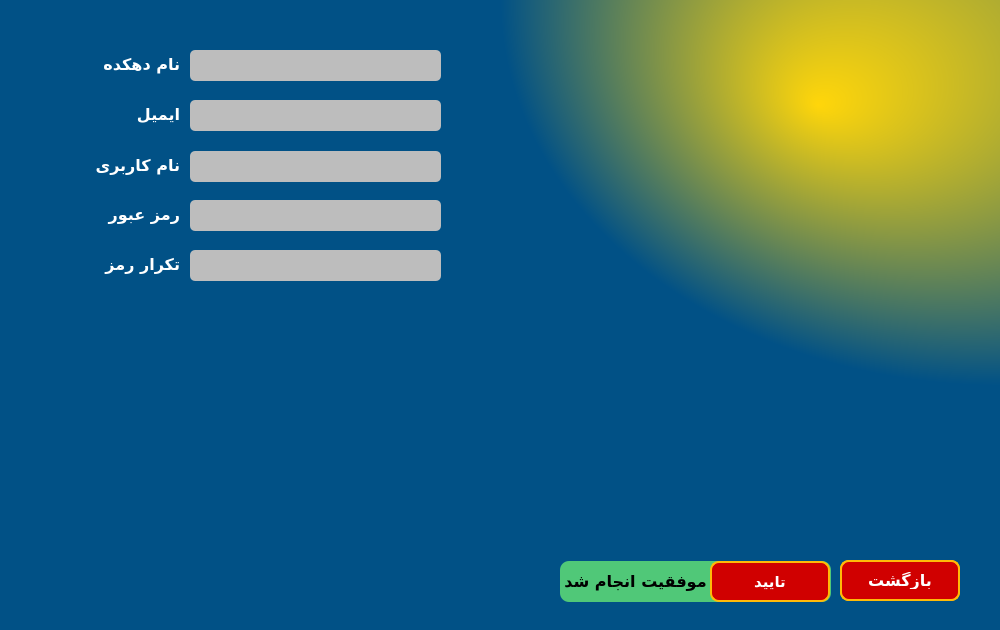
<?xml version="1.0" encoding="UTF-8"?>
<ui version="4.0">
 <class>Signup</class>
 <widget class="QWidget" name="Signup">
  <property name="geometry">
   <rect>
    <x>0</x>
    <y>0</y>
    <width>1000</width>
    <height>630</height>
   </rect>
  </property>
  <property name="minimumSize">
   <size>
    <width>1000</width>
    <height>630</height>
   </size>
  </property>
  <property name="maximumSize">
   <size>
    <width>1000</width>
    <height>630</height>
   </size>
  </property>
  <property name="windowTitle">
   <string>Form</string>
  </property>
  <widget class="QLabel" name="garbage">
   <property name="geometry">
    <rect>
     <x>170</x>
     <y>141</y>
     <width>91</width>
     <height>71</height>
    </rect>
   </property>
   <property name="styleSheet">
    <string notr="true">background-color: rgb(1, 81, 134);</string>
   </property>
   <property name="text">
    <string/>
   </property>
  </widget>
  <widget class="QLabel" name="name">
   <property name="geometry">
    <rect>
     <x>90</x>
     <y>49</y>
     <width>90</width>
     <height>30</height>
    </rect>
   </property>
   <property name="font">
    <font>
     <family>B Koodak</family>
     <pointsize>12</pointsize>
     <weight>75</weight>
     <bold>true</bold>
    </font>
   </property>
   <property name="styleSheet">
    <string notr="true">color: rgb(255, 255, 255);</string>
   </property>
   <property name="midLineWidth">
    <number>0</number>
   </property>
   <property name="text">
    <string>نام دهکده</string>
   </property>
   <property name="textFormat">
    <enum>Qt::PlainText</enum>
   </property>
   <property name="alignment">
    <set>Qt::AlignLeading|Qt::AlignLeft|Qt::AlignVCenter</set>
   </property>
  </widget>
  <widget class="QLineEdit" name="inputName">
   <property name="geometry">
    <rect>
     <x>190</x>
     <y>50</y>
     <width>251</width>
     <height>31</height>
    </rect>
   </property>
   <property name="palette">
    <palette>
     <active>
      <colorrole role="Button">
       <brush brushstyle="SolidPattern">
        <color alpha="255">
         <red>189</red>
         <green>189</green>
         <blue>189</blue>
        </color>
       </brush>
      </colorrole>
      <colorrole role="Base">
       <brush brushstyle="SolidPattern">
        <color alpha="255">
         <red>189</red>
         <green>189</green>
         <blue>189</blue>
        </color>
       </brush>
      </colorrole>
      <colorrole role="Window">
       <brush brushstyle="SolidPattern">
        <color alpha="255">
         <red>189</red>
         <green>189</green>
         <blue>189</blue>
        </color>
       </brush>
      </colorrole>
      <colorrole role="PlaceholderText">
       <brush brushstyle="SolidPattern">
        <color alpha="128">
         <red>127</red>
         <green>127</green>
         <blue>127</blue>
        </color>
       </brush>
      </colorrole>
     </active>
     <inactive>
      <colorrole role="Button">
       <brush brushstyle="SolidPattern">
        <color alpha="255">
         <red>189</red>
         <green>189</green>
         <blue>189</blue>
        </color>
       </brush>
      </colorrole>
      <colorrole role="Base">
       <brush brushstyle="SolidPattern">
        <color alpha="255">
         <red>189</red>
         <green>189</green>
         <blue>189</blue>
        </color>
       </brush>
      </colorrole>
      <colorrole role="Window">
       <brush brushstyle="SolidPattern">
        <color alpha="255">
         <red>189</red>
         <green>189</green>
         <blue>189</blue>
        </color>
       </brush>
      </colorrole>
      <colorrole role="PlaceholderText">
       <brush brushstyle="SolidPattern">
        <color alpha="128">
         <red>127</red>
         <green>127</green>
         <blue>127</blue>
        </color>
       </brush>
      </colorrole>
     </inactive>
     <disabled>
      <colorrole role="Button">
       <brush brushstyle="SolidPattern">
        <color alpha="255">
         <red>189</red>
         <green>189</green>
         <blue>189</blue>
        </color>
       </brush>
      </colorrole>
      <colorrole role="Base">
       <brush brushstyle="SolidPattern">
        <color alpha="255">
         <red>189</red>
         <green>189</green>
         <blue>189</blue>
        </color>
       </brush>
      </colorrole>
      <colorrole role="Window">
       <brush brushstyle="SolidPattern">
        <color alpha="255">
         <red>189</red>
         <green>189</green>
         <blue>189</blue>
        </color>
       </brush>
      </colorrole>
      <colorrole role="PlaceholderText">
       <brush brushstyle="SolidPattern">
        <color alpha="128">
         <red>127</red>
         <green>127</green>
         <blue>127</blue>
        </color>
       </brush>
      </colorrole>
     </disabled>
    </palette>
   </property>
   <property name="font">
    <font>
     <family>Arial Rounded MT Bold</family>
     <pointsize>11</pointsize>
     <weight>50</weight>
     <bold>false</bold>
    </font>
   </property>
   <property name="focusPolicy">
    <enum>Qt::StrongFocus</enum>
   </property>
   <property name="styleSheet">
    <string notr="true">background-color: rgb(189, 189, 189);
border:3px;
border-radius:5px

</string>
   </property>
   <property name="maxLength">
    <number>20</number>
   </property>
   <property name="echoMode">
    <enum>QLineEdit::Normal</enum>
   </property>
   <property name="cursorPosition">
    <number>0</number>
   </property>
   <property name="alignment">
    <set>Qt::AlignLeading|Qt::AlignLeft|Qt::AlignVCenter</set>
   </property>
   <property name="dragEnabled">
    <bool>false</bool>
   </property>
   <property name="cursorMoveStyle">
    <enum>Qt::LogicalMoveStyle</enum>
   </property>
   <property name="clearButtonEnabled">
    <bool>true</bool>
   </property>
  </widget>
  <widget class="QLabel" name="password_2">
   <property name="geometry">
    <rect>
     <x>90</x>
     <y>249</y>
     <width>90</width>
     <height>30</height>
    </rect>
   </property>
   <property name="font">
    <font>
     <family>B Koodak</family>
     <pointsize>12</pointsize>
     <weight>75</weight>
     <bold>true</bold>
    </font>
   </property>
   <property name="styleSheet">
    <string notr="true">color: rgb(255, 255, 255);</string>
   </property>
   <property name="midLineWidth">
    <number>0</number>
   </property>
   <property name="text">
    <string>تکرار رمز </string>
   </property>
   <property name="textFormat">
    <enum>Qt::PlainText</enum>
   </property>
   <property name="alignment">
    <set>Qt::AlignLeading|Qt::AlignLeft|Qt::AlignVCenter</set>
   </property>
  </widget>
  <widget class="QPushButton" name="acceptKey">
   <property name="geometry">
    <rect>
     <x>710</x>
     <y>561</y>
     <width>120</width>
     <height>41</height>
    </rect>
   </property>
   <property name="font">
    <font>
     <family>B Koodak</family>
     <pointsize>11</pointsize>
     <weight>75</weight>
     <bold>true</bold>
    </font>
   </property>
   <property name="cursor">
    <cursorShape>PointingHandCursor</cursorShape>
   </property>
   <property name="focusPolicy">
    <enum>Qt::NoFocus</enum>
   </property>
   <property name="autoFillBackground">
    <bool>false</bool>
   </property>
   <property name="styleSheet">
    <string notr="true">color:#ffffff;
background-color: #d00000;
padding:10px 20px;
border:2px solid #ffba08;
border-radius: 9px


</string>
   </property>
   <property name="text">
    <string>تایید</string>
   </property>
   <property name="shortcut">
    <string>Enter</string>
   </property>
   <property name="autoDefault">
    <bool>false</bool>
   </property>
   <property name="flat">
    <bool>false</bool>
   </property>
  </widget>
  <widget class="QLabel" name="username">
   <property name="geometry">
    <rect>
     <x>90</x>
     <y>150</y>
     <width>90</width>
     <height>30</height>
    </rect>
   </property>
   <property name="font">
    <font>
     <family>B Koodak</family>
     <pointsize>12</pointsize>
     <weight>75</weight>
     <bold>true</bold>
    </font>
   </property>
   <property name="styleSheet">
    <string notr="true">color: rgb(255, 255, 255);</string>
   </property>
   <property name="midLineWidth">
    <number>0</number>
   </property>
   <property name="text">
    <string>نام کاربری</string>
   </property>
   <property name="textFormat">
    <enum>Qt::PlainText</enum>
   </property>
   <property name="alignment">
    <set>Qt::AlignLeading|Qt::AlignLeft|Qt::AlignVCenter</set>
   </property>
  </widget>
  <widget class="QPushButton" name="returnKey">
   <property name="geometry">
    <rect>
     <x>840</x>
     <y>560</y>
     <width>120</width>
     <height>41</height>
    </rect>
   </property>
   <property name="font">
    <font>
     <family>B Koodak</family>
     <pointsize>12</pointsize>
     <weight>75</weight>
     <bold>true</bold>
    </font>
   </property>
   <property name="cursor">
    <cursorShape>PointingHandCursor</cursorShape>
   </property>
   <property name="focusPolicy">
    <enum>Qt::NoFocus</enum>
   </property>
   <property name="autoFillBackground">
    <bool>false</bool>
   </property>
   <property name="styleSheet">
    <string notr="true">color:#ffffff;
background-color: #d00000;
padding:10px 20px;
border:2px solid #ffba08;
border-radius: 9px


</string>
   </property>
   <property name="text">
    <string>بازگشت</string>
   </property>
   <property name="shortcut">
    <string>Esc</string>
   </property>
   <property name="autoDefault">
    <bool>false</bool>
   </property>
   <property name="flat">
    <bool>false</bool>
   </property>
  </widget>
  <widget class="QLabel" name="message">
   <property name="enabled">
    <bool>true</bool>
   </property>
   <property name="geometry">
    <rect>
     <x>560</x>
     <y>561</y>
     <width>271</width>
     <height>41</height>
    </rect>
   </property>
   <property name="palette">
    <palette>
     <active>
      <colorrole role="Button">
       <brush brushstyle="SolidPattern">
        <color alpha="255">
         <red>80</red>
         <green>200</green>
         <blue>120</blue>
        </color>
       </brush>
      </colorrole>
      <colorrole role="Base">
       <brush brushstyle="SolidPattern">
        <color alpha="255">
         <red>80</red>
         <green>200</green>
         <blue>120</blue>
        </color>
       </brush>
      </colorrole>
      <colorrole role="Window">
       <brush brushstyle="SolidPattern">
        <color alpha="255">
         <red>80</red>
         <green>200</green>
         <blue>120</blue>
        </color>
       </brush>
      </colorrole>
     </active>
     <inactive>
      <colorrole role="Button">
       <brush brushstyle="SolidPattern">
        <color alpha="255">
         <red>80</red>
         <green>200</green>
         <blue>120</blue>
        </color>
       </brush>
      </colorrole>
      <colorrole role="Base">
       <brush brushstyle="SolidPattern">
        <color alpha="255">
         <red>80</red>
         <green>200</green>
         <blue>120</blue>
        </color>
       </brush>
      </colorrole>
      <colorrole role="Window">
       <brush brushstyle="SolidPattern">
        <color alpha="255">
         <red>80</red>
         <green>200</green>
         <blue>120</blue>
        </color>
       </brush>
      </colorrole>
     </inactive>
     <disabled>
      <colorrole role="Button">
       <brush brushstyle="SolidPattern">
        <color alpha="255">
         <red>80</red>
         <green>200</green>
         <blue>120</blue>
        </color>
       </brush>
      </colorrole>
      <colorrole role="Base">
       <brush brushstyle="SolidPattern">
        <color alpha="255">
         <red>80</red>
         <green>200</green>
         <blue>120</blue>
        </color>
       </brush>
      </colorrole>
      <colorrole role="Window">
       <brush brushstyle="SolidPattern">
        <color alpha="255">
         <red>80</red>
         <green>200</green>
         <blue>120</blue>
        </color>
       </brush>
      </colorrole>
     </disabled>
    </palette>
   </property>
   <property name="font">
    <font>
     <family>B Koodak</family>
     <pointsize>12</pointsize>
     <weight>75</weight>
     <bold>true</bold>
    </font>
   </property>
   <property name="styleSheet">
    <string notr="true">background-color: rgb(80, 200, 120);
border-radius:9px</string>
   </property>
   <property name="text">
    <string>ثبت نام شما با موفقیت انجام شد</string>
   </property>
   <property name="scaledContents">
    <bool>true</bool>
   </property>
   <property name="alignment">
    <set>Qt::AlignCenter</set>
   </property>
  </widget>
  <widget class="QLineEdit" name="inputPassword">
   <property name="geometry">
    <rect>
     <x>190</x>
     <y>200</y>
     <width>251</width>
     <height>31</height>
    </rect>
   </property>
   <property name="palette">
    <palette>
     <active>
      <colorrole role="Button">
       <brush brushstyle="SolidPattern">
        <color alpha="255">
         <red>189</red>
         <green>189</green>
         <blue>189</blue>
        </color>
       </brush>
      </colorrole>
      <colorrole role="Base">
       <brush brushstyle="SolidPattern">
        <color alpha="255">
         <red>189</red>
         <green>189</green>
         <blue>189</blue>
        </color>
       </brush>
      </colorrole>
      <colorrole role="Window">
       <brush brushstyle="SolidPattern">
        <color alpha="255">
         <red>189</red>
         <green>189</green>
         <blue>189</blue>
        </color>
       </brush>
      </colorrole>
      <colorrole role="PlaceholderText">
       <brush brushstyle="SolidPattern">
        <color alpha="128">
         <red>127</red>
         <green>127</green>
         <blue>127</blue>
        </color>
       </brush>
      </colorrole>
     </active>
     <inactive>
      <colorrole role="Button">
       <brush brushstyle="SolidPattern">
        <color alpha="255">
         <red>189</red>
         <green>189</green>
         <blue>189</blue>
        </color>
       </brush>
      </colorrole>
      <colorrole role="Base">
       <brush brushstyle="SolidPattern">
        <color alpha="255">
         <red>189</red>
         <green>189</green>
         <blue>189</blue>
        </color>
       </brush>
      </colorrole>
      <colorrole role="Window">
       <brush brushstyle="SolidPattern">
        <color alpha="255">
         <red>189</red>
         <green>189</green>
         <blue>189</blue>
        </color>
       </brush>
      </colorrole>
      <colorrole role="PlaceholderText">
       <brush brushstyle="SolidPattern">
        <color alpha="128">
         <red>127</red>
         <green>127</green>
         <blue>127</blue>
        </color>
       </brush>
      </colorrole>
     </inactive>
     <disabled>
      <colorrole role="Button">
       <brush brushstyle="SolidPattern">
        <color alpha="255">
         <red>189</red>
         <green>189</green>
         <blue>189</blue>
        </color>
       </brush>
      </colorrole>
      <colorrole role="Base">
       <brush brushstyle="SolidPattern">
        <color alpha="255">
         <red>189</red>
         <green>189</green>
         <blue>189</blue>
        </color>
       </brush>
      </colorrole>
      <colorrole role="Window">
       <brush brushstyle="SolidPattern">
        <color alpha="255">
         <red>189</red>
         <green>189</green>
         <blue>189</blue>
        </color>
       </brush>
      </colorrole>
      <colorrole role="PlaceholderText">
       <brush brushstyle="SolidPattern">
        <color alpha="128">
         <red>127</red>
         <green>127</green>
         <blue>127</blue>
        </color>
       </brush>
      </colorrole>
     </disabled>
    </palette>
   </property>
   <property name="font">
    <font>
     <family>Arial Rounded MT Bold</family>
     <pointsize>11</pointsize>
     <weight>50</weight>
     <bold>false</bold>
    </font>
   </property>
   <property name="focusPolicy">
    <enum>Qt::StrongFocus</enum>
   </property>
   <property name="styleSheet">
    <string notr="true">background-color: rgb(189, 189, 189);
border:3px;
border-radius:5px

</string>
   </property>
   <property name="maxLength">
    <number>20</number>
   </property>
   <property name="echoMode">
    <enum>QLineEdit::Password</enum>
   </property>
   <property name="cursorPosition">
    <number>0</number>
   </property>
   <property name="alignment">
    <set>Qt::AlignLeading|Qt::AlignLeft|Qt::AlignVCenter</set>
   </property>
   <property name="clearButtonEnabled">
    <bool>true</bool>
   </property>
  </widget>
  <widget class="QPushButton" name="nextKey">
   <property name="enabled">
    <bool>true</bool>
   </property>
   <property name="geometry">
    <rect>
     <x>840</x>
     <y>560</y>
     <width>120</width>
     <height>41</height>
    </rect>
   </property>
   <property name="font">
    <font>
     <family>B Koodak</family>
     <pointsize>11</pointsize>
     <weight>75</weight>
     <bold>true</bold>
    </font>
   </property>
   <property name="cursor">
    <cursorShape>PointingHandCursor</cursorShape>
   </property>
   <property name="focusPolicy">
    <enum>Qt::NoFocus</enum>
   </property>
   <property name="autoFillBackground">
    <bool>false</bool>
   </property>
   <property name="styleSheet">
    <string notr="true">color:#ffffff;
background-color: #d00000;
padding:10px 20px;
border:2px solid #ffba08;
border-radius: 9px


</string>
   </property>
   <property name="text">
    <string>بعدی</string>
   </property>
   <property name="shortcut">
    <string>Enter</string>
   </property>
   <property name="autoDefault">
    <bool>false</bool>
   </property>
   <property name="flat">
    <bool>false</bool>
   </property>
  </widget>
  <widget class="QLabel" name="pic">
   <property name="geometry">
    <rect>
     <x>0</x>
     <y>0</y>
     <width>1001</width>
     <height>771</height>
    </rect>
   </property>
   <property name="font">
    <font>
     <family>B Koodak</family>
     <pointsize>11</pointsize>
     <weight>75</weight>
     <bold>true</bold>
    </font>
   </property>
   <property name="focusPolicy">
    <enum>Qt::NoFocus</enum>
   </property>
   <property name="styleSheet">
    <string notr="true">background-color: qradialgradient(spread:pad, cx:1, cy:0, radius:0.5, fx:0.817, fy:0.136273, stop:0 rgba(255, 214, 10, 255), stop:1 rgba(1, 81, 134, 255));</string>
   </property>
   <property name="text">
    <string/>
   </property>
   <property name="pixmap">
    <pixmap resource="pic.qrc">:/LoginSignup/Signup</pixmap>
   </property>
   <property name="scaledContents">
    <bool>true</bool>
   </property>
  </widget>
  <widget class="QLineEdit" name="inputUsername">
   <property name="geometry">
    <rect>
     <x>190</x>
     <y>151</y>
     <width>251</width>
     <height>31</height>
    </rect>
   </property>
   <property name="palette">
    <palette>
     <active>
      <colorrole role="Button">
       <brush brushstyle="SolidPattern">
        <color alpha="255">
         <red>189</red>
         <green>189</green>
         <blue>189</blue>
        </color>
       </brush>
      </colorrole>
      <colorrole role="Base">
       <brush brushstyle="SolidPattern">
        <color alpha="255">
         <red>189</red>
         <green>189</green>
         <blue>189</blue>
        </color>
       </brush>
      </colorrole>
      <colorrole role="Window">
       <brush brushstyle="SolidPattern">
        <color alpha="255">
         <red>189</red>
         <green>189</green>
         <blue>189</blue>
        </color>
       </brush>
      </colorrole>
      <colorrole role="PlaceholderText">
       <brush brushstyle="SolidPattern">
        <color alpha="128">
         <red>127</red>
         <green>127</green>
         <blue>127</blue>
        </color>
       </brush>
      </colorrole>
     </active>
     <inactive>
      <colorrole role="Button">
       <brush brushstyle="SolidPattern">
        <color alpha="255">
         <red>189</red>
         <green>189</green>
         <blue>189</blue>
        </color>
       </brush>
      </colorrole>
      <colorrole role="Base">
       <brush brushstyle="SolidPattern">
        <color alpha="255">
         <red>189</red>
         <green>189</green>
         <blue>189</blue>
        </color>
       </brush>
      </colorrole>
      <colorrole role="Window">
       <brush brushstyle="SolidPattern">
        <color alpha="255">
         <red>189</red>
         <green>189</green>
         <blue>189</blue>
        </color>
       </brush>
      </colorrole>
      <colorrole role="PlaceholderText">
       <brush brushstyle="SolidPattern">
        <color alpha="128">
         <red>127</red>
         <green>127</green>
         <blue>127</blue>
        </color>
       </brush>
      </colorrole>
     </inactive>
     <disabled>
      <colorrole role="Button">
       <brush brushstyle="SolidPattern">
        <color alpha="255">
         <red>189</red>
         <green>189</green>
         <blue>189</blue>
        </color>
       </brush>
      </colorrole>
      <colorrole role="Base">
       <brush brushstyle="SolidPattern">
        <color alpha="255">
         <red>189</red>
         <green>189</green>
         <blue>189</blue>
        </color>
       </brush>
      </colorrole>
      <colorrole role="Window">
       <brush brushstyle="SolidPattern">
        <color alpha="255">
         <red>189</red>
         <green>189</green>
         <blue>189</blue>
        </color>
       </brush>
      </colorrole>
      <colorrole role="PlaceholderText">
       <brush brushstyle="SolidPattern">
        <color alpha="128">
         <red>127</red>
         <green>127</green>
         <blue>127</blue>
        </color>
       </brush>
      </colorrole>
     </disabled>
    </palette>
   </property>
   <property name="font">
    <font>
     <family>Arial Rounded MT Bold</family>
     <pointsize>11</pointsize>
     <weight>50</weight>
     <bold>false</bold>
    </font>
   </property>
   <property name="focusPolicy">
    <enum>Qt::StrongFocus</enum>
   </property>
   <property name="styleSheet">
    <string notr="true">background-color: rgb(189, 189, 189);
border:3px;
border-radius:5px

</string>
   </property>
   <property name="maxLength">
    <number>20</number>
   </property>
   <property name="echoMode">
    <enum>QLineEdit::Normal</enum>
   </property>
   <property name="cursorPosition">
    <number>0</number>
   </property>
   <property name="alignment">
    <set>Qt::AlignLeading|Qt::AlignLeft|Qt::AlignVCenter</set>
   </property>
   <property name="dragEnabled">
    <bool>false</bool>
   </property>
   <property name="cursorMoveStyle">
    <enum>Qt::LogicalMoveStyle</enum>
   </property>
   <property name="clearButtonEnabled">
    <bool>true</bool>
   </property>
  </widget>
  <widget class="QLineEdit" name="inputRepeat">
   <property name="geometry">
    <rect>
     <x>190</x>
     <y>250</y>
     <width>251</width>
     <height>31</height>
    </rect>
   </property>
   <property name="palette">
    <palette>
     <active>
      <colorrole role="Button">
       <brush brushstyle="SolidPattern">
        <color alpha="255">
         <red>189</red>
         <green>189</green>
         <blue>189</blue>
        </color>
       </brush>
      </colorrole>
      <colorrole role="Base">
       <brush brushstyle="SolidPattern">
        <color alpha="255">
         <red>189</red>
         <green>189</green>
         <blue>189</blue>
        </color>
       </brush>
      </colorrole>
      <colorrole role="Window">
       <brush brushstyle="SolidPattern">
        <color alpha="255">
         <red>189</red>
         <green>189</green>
         <blue>189</blue>
        </color>
       </brush>
      </colorrole>
      <colorrole role="PlaceholderText">
       <brush brushstyle="SolidPattern">
        <color alpha="128">
         <red>127</red>
         <green>127</green>
         <blue>127</blue>
        </color>
       </brush>
      </colorrole>
     </active>
     <inactive>
      <colorrole role="Button">
       <brush brushstyle="SolidPattern">
        <color alpha="255">
         <red>189</red>
         <green>189</green>
         <blue>189</blue>
        </color>
       </brush>
      </colorrole>
      <colorrole role="Base">
       <brush brushstyle="SolidPattern">
        <color alpha="255">
         <red>189</red>
         <green>189</green>
         <blue>189</blue>
        </color>
       </brush>
      </colorrole>
      <colorrole role="Window">
       <brush brushstyle="SolidPattern">
        <color alpha="255">
         <red>189</red>
         <green>189</green>
         <blue>189</blue>
        </color>
       </brush>
      </colorrole>
      <colorrole role="PlaceholderText">
       <brush brushstyle="SolidPattern">
        <color alpha="128">
         <red>127</red>
         <green>127</green>
         <blue>127</blue>
        </color>
       </brush>
      </colorrole>
     </inactive>
     <disabled>
      <colorrole role="Button">
       <brush brushstyle="SolidPattern">
        <color alpha="255">
         <red>189</red>
         <green>189</green>
         <blue>189</blue>
        </color>
       </brush>
      </colorrole>
      <colorrole role="Base">
       <brush brushstyle="SolidPattern">
        <color alpha="255">
         <red>189</red>
         <green>189</green>
         <blue>189</blue>
        </color>
       </brush>
      </colorrole>
      <colorrole role="Window">
       <brush brushstyle="SolidPattern">
        <color alpha="255">
         <red>189</red>
         <green>189</green>
         <blue>189</blue>
        </color>
       </brush>
      </colorrole>
      <colorrole role="PlaceholderText">
       <brush brushstyle="SolidPattern">
        <color alpha="128">
         <red>127</red>
         <green>127</green>
         <blue>127</blue>
        </color>
       </brush>
      </colorrole>
     </disabled>
    </palette>
   </property>
   <property name="font">
    <font>
     <family>Arial Rounded MT Bold</family>
     <pointsize>11</pointsize>
     <weight>50</weight>
     <bold>false</bold>
    </font>
   </property>
   <property name="focusPolicy">
    <enum>Qt::StrongFocus</enum>
   </property>
   <property name="styleSheet">
    <string notr="true">background-color: rgb(189, 189, 189);
border:3px;
border-radius:5px

</string>
   </property>
   <property name="maxLength">
    <number>20</number>
   </property>
   <property name="frame">
    <bool>true</bool>
   </property>
   <property name="echoMode">
    <enum>QLineEdit::Password</enum>
   </property>
   <property name="alignment">
    <set>Qt::AlignLeading|Qt::AlignLeft|Qt::AlignVCenter</set>
   </property>
   <property name="clearButtonEnabled">
    <bool>true</bool>
   </property>
  </widget>
  <widget class="QLabel" name="password">
   <property name="geometry">
    <rect>
     <x>90</x>
     <y>199</y>
     <width>90</width>
     <height>30</height>
    </rect>
   </property>
   <property name="font">
    <font>
     <family>B Koodak</family>
     <pointsize>12</pointsize>
     <weight>75</weight>
     <bold>true</bold>
    </font>
   </property>
   <property name="styleSheet">
    <string notr="true">color: rgb(255, 255, 255);</string>
   </property>
   <property name="midLineWidth">
    <number>0</number>
   </property>
   <property name="text">
    <string>رمز عبور</string>
   </property>
   <property name="textFormat">
    <enum>Qt::PlainText</enum>
   </property>
   <property name="alignment">
    <set>Qt::AlignLeading|Qt::AlignLeft|Qt::AlignVCenter</set>
   </property>
  </widget>
  <widget class="QLineEdit" name="inputEmail">
   <property name="geometry">
    <rect>
     <x>190</x>
     <y>100</y>
     <width>251</width>
     <height>31</height>
    </rect>
   </property>
   <property name="palette">
    <palette>
     <active>
      <colorrole role="Button">
       <brush brushstyle="SolidPattern">
        <color alpha="255">
         <red>189</red>
         <green>189</green>
         <blue>189</blue>
        </color>
       </brush>
      </colorrole>
      <colorrole role="Base">
       <brush brushstyle="SolidPattern">
        <color alpha="255">
         <red>189</red>
         <green>189</green>
         <blue>189</blue>
        </color>
       </brush>
      </colorrole>
      <colorrole role="Window">
       <brush brushstyle="SolidPattern">
        <color alpha="255">
         <red>189</red>
         <green>189</green>
         <blue>189</blue>
        </color>
       </brush>
      </colorrole>
      <colorrole role="PlaceholderText">
       <brush brushstyle="SolidPattern">
        <color alpha="128">
         <red>127</red>
         <green>127</green>
         <blue>127</blue>
        </color>
       </brush>
      </colorrole>
     </active>
     <inactive>
      <colorrole role="Button">
       <brush brushstyle="SolidPattern">
        <color alpha="255">
         <red>189</red>
         <green>189</green>
         <blue>189</blue>
        </color>
       </brush>
      </colorrole>
      <colorrole role="Base">
       <brush brushstyle="SolidPattern">
        <color alpha="255">
         <red>189</red>
         <green>189</green>
         <blue>189</blue>
        </color>
       </brush>
      </colorrole>
      <colorrole role="Window">
       <brush brushstyle="SolidPattern">
        <color alpha="255">
         <red>189</red>
         <green>189</green>
         <blue>189</blue>
        </color>
       </brush>
      </colorrole>
      <colorrole role="PlaceholderText">
       <brush brushstyle="SolidPattern">
        <color alpha="128">
         <red>127</red>
         <green>127</green>
         <blue>127</blue>
        </color>
       </brush>
      </colorrole>
     </inactive>
     <disabled>
      <colorrole role="Button">
       <brush brushstyle="SolidPattern">
        <color alpha="255">
         <red>189</red>
         <green>189</green>
         <blue>189</blue>
        </color>
       </brush>
      </colorrole>
      <colorrole role="Base">
       <brush brushstyle="SolidPattern">
        <color alpha="255">
         <red>189</red>
         <green>189</green>
         <blue>189</blue>
        </color>
       </brush>
      </colorrole>
      <colorrole role="Window">
       <brush brushstyle="SolidPattern">
        <color alpha="255">
         <red>189</red>
         <green>189</green>
         <blue>189</blue>
        </color>
       </brush>
      </colorrole>
      <colorrole role="PlaceholderText">
       <brush brushstyle="SolidPattern">
        <color alpha="128">
         <red>127</red>
         <green>127</green>
         <blue>127</blue>
        </color>
       </brush>
      </colorrole>
     </disabled>
    </palette>
   </property>
   <property name="font">
    <font>
     <family>Arial Rounded MT Bold</family>
     <pointsize>11</pointsize>
     <weight>50</weight>
     <bold>false</bold>
    </font>
   </property>
   <property name="focusPolicy">
    <enum>Qt::StrongFocus</enum>
   </property>
   <property name="styleSheet">
    <string notr="true">background-color: rgb(189, 189, 189);
border:3px;
border-radius:5px

</string>
   </property>
   <property name="maxLength">
    <number>30</number>
   </property>
   <property name="echoMode">
    <enum>QLineEdit::Normal</enum>
   </property>
   <property name="cursorPosition">
    <number>0</number>
   </property>
   <property name="alignment">
    <set>Qt::AlignLeading|Qt::AlignLeft|Qt::AlignVCenter</set>
   </property>
   <property name="dragEnabled">
    <bool>false</bool>
   </property>
   <property name="cursorMoveStyle">
    <enum>Qt::LogicalMoveStyle</enum>
   </property>
   <property name="clearButtonEnabled">
    <bool>true</bool>
   </property>
  </widget>
  <widget class="QLabel" name="email">
   <property name="geometry">
    <rect>
     <x>90</x>
     <y>99</y>
     <width>90</width>
     <height>30</height>
    </rect>
   </property>
   <property name="font">
    <font>
     <family>B Koodak</family>
     <pointsize>12</pointsize>
     <weight>75</weight>
     <bold>true</bold>
    </font>
   </property>
   <property name="styleSheet">
    <string notr="true">color: rgb(255, 255, 255);</string>
   </property>
   <property name="midLineWidth">
    <number>0</number>
   </property>
   <property name="text">
    <string>ایمیل</string>
   </property>
   <property name="textFormat">
    <enum>Qt::PlainText</enum>
   </property>
   <property name="alignment">
    <set>Qt::AlignLeading|Qt::AlignLeft|Qt::AlignVCenter</set>
   </property>
  </widget>
  <zorder>pic</zorder>
  <zorder>garbage</zorder>
  <zorder>inputName</zorder>
  <zorder>password</zorder>
  <zorder>message</zorder>
  <zorder>inputUsername</zorder>
  <zorder>username</zorder>
  <zorder>inputRepeat</zorder>
  <zorder>acceptKey</zorder>
  <zorder>inputPassword</zorder>
  <zorder>password_2</zorder>
  <zorder>name</zorder>
  <zorder>nextKey</zorder>
  <zorder>returnKey</zorder>
  <zorder>inputEmail</zorder>
  <zorder>email</zorder>
 </widget>
 <tabstops>
  <tabstop>inputName</tabstop>
  <tabstop>inputEmail</tabstop>
  <tabstop>inputUsername</tabstop>
  <tabstop>inputPassword</tabstop>
  <tabstop>inputRepeat</tabstop>
 </tabstops>
 <resources>
  <include location="pic.qrc"/>
 </resources>
 <connections/>
</ui>
